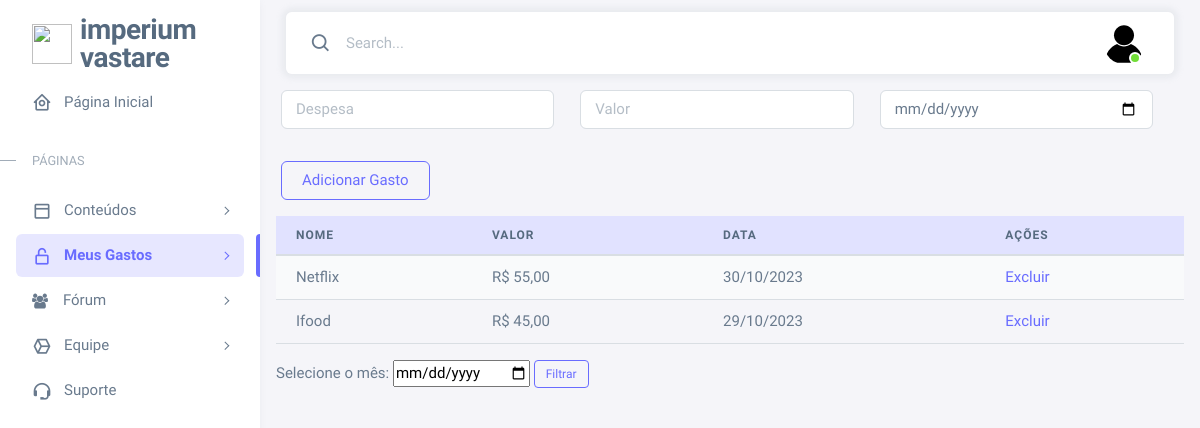
Screenshot of /meusgastos.php (signed in) with the database file from the repository.
### tables this page shows
CREATE TABLE `meusgastos` (
  `id` int(11) NOT NULL,
  `despesa` varchar(255) NOT NULL,
  `valor` int(11) NOT NULL,
  `idUser` int(11) NOT NULL,
  `data` date NOT NULL,
  `deletado` int(11) NOT NULL DEFAULT 1
);

### meusgastos.php (the view, shortened to what this page needs)
<?php
include_once('config.php');
include_once('config/conexao.php');
$idUser = $_SESSION['id'];
$sql = "SELECT * FROM `meusgastos` where idUser = $idUser AND deletado = 1 ";
$resposta = mysqli_query($conn, $sql);
$results = mysqli_fetch_all($resposta);
?>
<div class="layout-wrapper layout-content-navbar">
    <div class="layout-container">
        <aside id="layout-menu" class="layout-menu menu-vertical menu bg-menu-theme ">
            <div class="app-brand demo">
                <a href="index.php" class="app-brand-link">
                    <span class="app-brand-logo demo">
                        <i><img src="img/favicon-aba.svg" alt=""></i>
                    </span>
                    <span class="app-brand-text demo menu-text fw-bolder ms-2">Imperium <br>Vastare </span>
                </a>
            </div>
            <ul class="menu-inner py-1">
                <li class="menu-item">
                    <a href="index.php" class="menu-link">
                        <i class="menu-icon tf-icons bx bx-home-circle"></i>
                        <div data-i18n="Analytics">Página Inicial</div>
                    </a>
                </li>
                <li class="menu-header small text-uppercase">
                    <span class="menu-header-text">Páginas</span>
                </li>
                <li class="menu-item">
                    <a href="conteudo.php" class="menu-link menu-toggle">
                        <i class="menu-icon tf-icons bx bx-dock-top"></i>
                        <div data-i18n="Account Settings">Conteúdos</div>
                    </a>
                </li>
                <li class="menu-item  active">
                    <a href="meusgastos.php" class="menu-link menu-toggle">
                        <i class="menu-icon tf-icons bx bx-lock-open-alt"></i>
                        <div data-i18n="Authentications">Meus Gastos</div>
                    </a>
                </li>
                <li class="menu-item">
                    <a href="forum.php" class="menu-link menu-toggle">
                        <patch></patch>&nbsp;&nbsp;&nbsp;&nbsp;
                        <div data-i18n="Misc">Fórum</div>
                    </a>
                <li class="menu-item">
                    <a href="equipe.php" class="menu-link menu-toggle">
                        <i class="menu-icon tf-icons bx bx-cube-alt"></i>
                        <div data-i18n="Misc">Equipe</div>
                    </a>
                <li class="menu-item">
                    <a href="suporte.php" class="menu-link">
                        <i class="menu-icon tf-icons bx bx-support"></i>
                        <div data-i18n="Support">Suporte</div>
                    </a>
                </li>
            </ul>
        </aside>
        <div class="layout-page">
            <nav class="layout-navbar container-xxl navbar navbar-expand-xl navbar-detached align-items-center bg-navbar-theme" id="layout-navbar">
                <div class="navbar-nav-right d-flex align-items-center" id="navbar-collapse">
                    <div class="navbar-nav align-items-center">
                        <div class="nav-item d-flex align-items-center">
                            <i class="bx bx-search fs-4 lh-0"></i>
                            <input type="text" class="form-control border-0 shadow-none" placeholder="Search..." aria-label="Search..." />
                        </div>
                    </div>
                    <ul class="navbar-nav flex-row align-items-center ms-auto">
                        <li class="nav-item navbar-dropdown dropdown-user dropdown">
                            <a class="nav-link dropdown-toggle hide-arrow" href="javascript:void(0);" data-bs-toggle="dropdown">
                                <div class="avatar avatar-online">
                                    <img src="img/fotodeperfilbase.svg" alt class="w-px-40 h-auto rounded-circle" />
                                </div>
                            </a>
                        </li>
                    </ul>
                </div>
            </nav>
            <section class="container p-3">
                <form class="row g-3" action="config/cadastraDespesa.php" method="POST">
                    <div class="row">
                        <div class="col-4 py-3">
                            <input class="form-control" type="text" placeholder="Despesa" name="despesa" id="valorAlfa" required>
                        </div>
                        <div class="col-4 py-3">
                            <input class="form-control" type="text" placeholder="Valor" name="valor" id="valor">
                        </div>
                        <div class="col-4 py-3">
                            <input class="form-control" type="date" id="dataGasto" name="data" required>
                        </div>
                        <div class="col-3 py-3">
                            <button type="submit" class="btn btn-outline-primary">Adicionar Gasto</button>
                        </div>
                    </div>
                </form>
                <div class="col-12">
                    <table id="tabelaGastos" class="table table-striped table-responsive">
                        <thead>
                            <tr class="table-primary">
                                <th class="">Nome</th>
                                <th>Valor</th>
                                <th>Data</th>
                                <th>Ações</th>
                        </thead>
                        <tbody>
                            <?php foreach ($results as $linha) : ?>
                                <tr>
                                    <td><?= $linha[1] ?></td>
                                    <td>R$ <?= number_format($linha[2], 2, ',', '.') ?></td>
                                    <td><?= date_format(date_create($linha[4]), 'd/m/Y') ?></td>
                                    <td>
                                        <div class="btn-excluir-container">
                                            <a href="config/exluirGastoTabela.php?id=<?php echo $linha[0] ?>" class="btn-excluir">
                                                <i class="bi bi-trash"></i> Excluir
                                            </a>
                                        </div>
                                    </td>
                                </tr>
                            <?php endforeach; ?>
                        </tbody>
                    </table>
                </div>
                <div class="col-12">
                    <form method="post" id="filtroForm">
                        <label for="mes">Selecione o mês:</label>
                        <input type="date" id="mes" name="mes">
                        <button type="submit" class="btn btn-sm btn-outline-primary">Filtrar</button>
                    </form>
                </div>
            </section>
            <div class="content-wrapper">
                <div class="container-xxl flex-grow-1 container-p-y">
                </div>
            </div>
            </body>
            </html>

### css/theme-default.css (style rules this page uses)
.bg-menu-theme .menu-header { position: relative; }
.bg-menu-theme .menu-header:before { content: ""; position: absolute; left: 0; top: 1.1875rem; width: 1rem; height: 1px; transition: all 0.3s ease-in-out; }
.layout-wrapper:not(.layout-horizontal) .bg-menu-theme .menu-inner .menu-item .menu-link { border-radius: 0.375rem; }
.layout-wrapper:not(.layout-horizontal) .bg-menu-theme .menu-inner > .menu-item.active:before { content: ""; position: absolute; right: 0; width: 0.25rem; height: 2.6845rem; border-radius: 0.375rem 0 0 0.375rem; }
.table-primary { --bs-table-bg: #e1e2ff; --bs-table-striped-bg: #dcdefb; --bs-table-striped-color: #435971; --bs-table-active-bg: #d1d4f1; --bs-table-active-color: #435971; --bs-table-hover-bg: #d8daf6; --bs-table-hover-color: #435971; color: #435971; border-color: #d1d4f1; }
.table-primary th { border-bottom-color: inherit !important; }
.btn-outline-primary { color: #696cff; border-color: #696cff; background: transparent; }
a { color: #696cff; }
.bg-navbar-theme { background-color: #fff !important; color: #697a8d; }
.bg-navbar-theme .navbar-nav > .nav-link, .bg-navbar-theme .navbar-nav > .nav-item > .nav-link, .bg-navbar-theme .navbar-nav > .nav > .nav-item > .nav-link { color: #697a8d; }
.layout-navbar { background-color: rgba(255, 255, 255, 0.95) !important; -webkit-backdrop-filter: saturate(200%) blur(6px); backdrop-filter: saturate(200%) blur(6px); }
.navbar-detached { box-shadow: 0 0 0.375rem 0.25rem rgba(161, 172, 184, 0.15); }
.bg-menu-theme { background-color: #fff !important; color: #697a8d; }
.bg-menu-theme .menu-link, .bg-menu-theme .menu-horizontal-prev, .bg-menu-theme .menu-horizontal-next { color: #697a8d; }
.bg-menu-theme .menu-item.open:not(.menu-item-closing) > .menu-toggle, .bg-menu-theme .menu-item.active > .menu-link { color: #566a7f; }
.bg-menu-theme .menu-text { color: #566a7f; }
.bg-menu-theme .menu-header { color: #8f9baa; }
.bg-menu-theme .menu-inner > .menu-header::before { background-color: transparent; }
@media (min-width: 1200px) { .bg-menu-theme.menu-vertical { box-shadow: 0 0.125rem 0.375rem 0 rgba(161, 172, 184, 0.12); } }
.bg-menu-theme .menu-header { color: #a1acb8; }
.bg-menu-theme .menu-header:before { background-color: #a1acb8 !important; }
.bg-menu-theme.menu-vertical { box-shadow: 0 0.125rem 0.375rem 0 rgba(161, 172, 184, 0.12); }
.bg-menu-theme .menu-inner > .menu-item.active > .menu-link { color: #696cff; background-color: rgba(105, 108, 255, 0.16) !important; }
.bg-menu-theme .menu-inner > .menu-item.active:before { background: #696cff; }

### css/demo.css (style rules this page uses)
.menu .app-brand.demo { height: 64px; margin-top: 12px; }
.app-brand-text.demo { font-size: 1.75rem; letter-spacing: -0.5px; text-transform: lowercase; }

### rows the page displays
meusgastos: despesa "Netflix", valor "55,00", data "30/10/2023"
meusgastos: despesa "Ifood", valor "45,00", data "29/10/2023"
